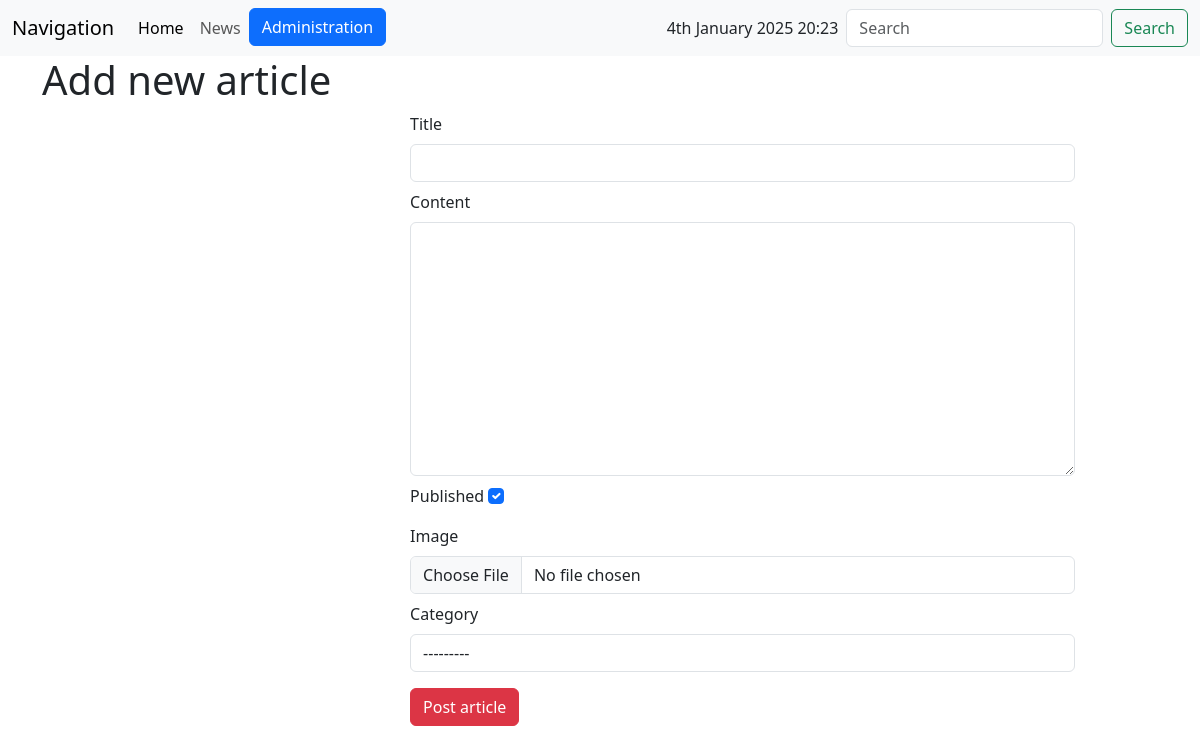
Before: /news/news/add-article with the older database file.
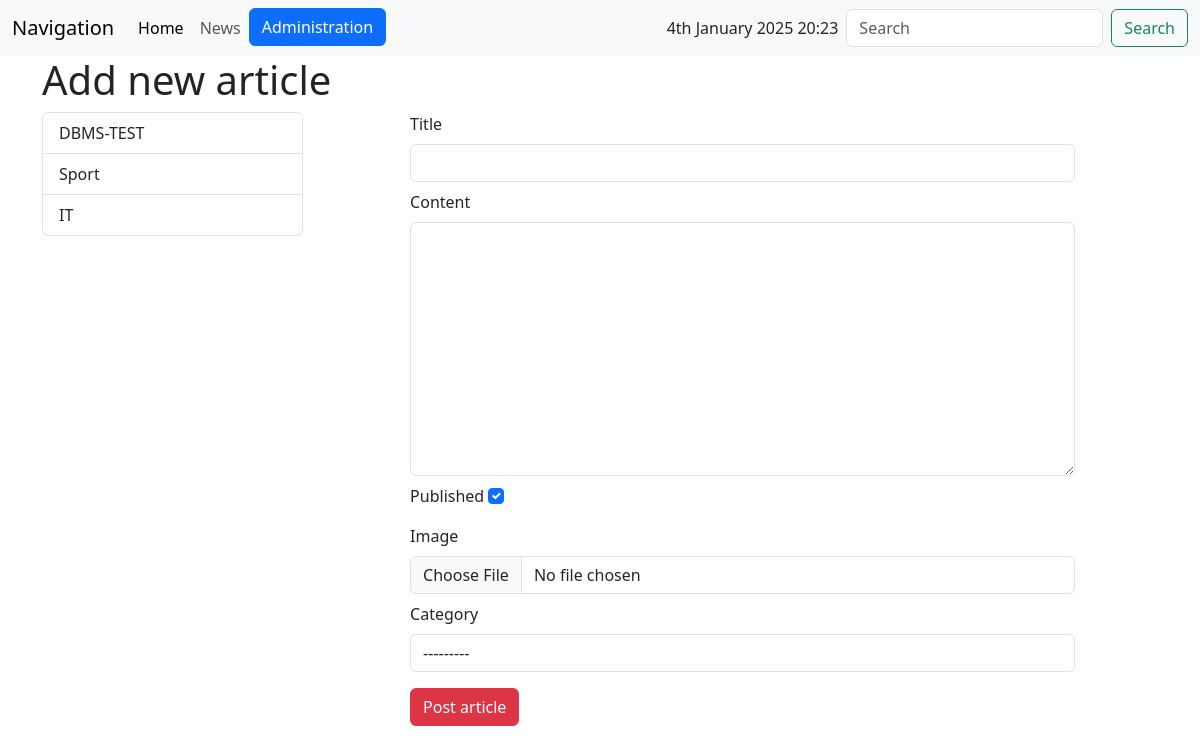
After: the same page with the newer database file.
### news/models.py (models this page shows)
class Category(models.Model):
    name = models.CharField('Category name', max_length=50, db_index=True)
    def __str__(self):
        return self.name
    def get_absolute_url(self):
        return reverse_lazy('category', kwargs={"pk": self.pk})
    class Meta:
        verbose_name='Category'
        verbose_name_plural='Categories'
        ordering=['pk']

### news/views.py (the view)
# urls.py: path('news/add-article', add_article, name="add_article")
def add_article(request):
    if request.method == 'POST':
        form = ArticleForm(request.POST)
        if form.is_valid():
            article = form.save()
            return redirect(article.get_absolute_url())
    else:
        form = ArticleForm()
    data = {
        'form': form,
    }
    return render(request, 'news/add_article.html', data)

### news/form.py
class ArticleForm(forms.ModelForm):
    class Meta:
        model = Article
        fields = ['title', 'content', 'is_published', 'image', 'category']
        widgets = {
            'title': forms.TextInput(attrs={
                'class': 'form-control',
            }),
            'content': forms.Textarea(attrs={
                'class': 'form-control',
            }),
            'image': forms.FileInput(attrs={
                'class': 'form-control',
                'type': 'file',
            }),
            'is_published': forms.CheckboxInput(attrs={
                'class': 'form-check-input',
            }),
            'category': forms.Select(attrs={
                'class': 'form-control',
            }),
        }

### news/templatetags/news_tags.py (called while the page is built)
@register.simple_tag()
def get_all_categories():
    return Category.objects.all()

@register.inclusion_tag('news/list_categories.html')
def show_all_categories(selected_category=None):
    categories = Category.objects.all()
    return {'categories': categories, 'selected_category': selected_category}

### news/templates/news/add_article.html (shortened to what this page needs)
{% extends 'base.html' %}
{% block main %}
<div class="container">
    <div class="row">
        <h1>Add new article</h1>
        <div class="col-md-3">
            {% include 'inc/_categories.html' %}
        </div>
        <div class="col-md-9 mb-2">
            <div class="news_form">
                <form action="{% url 'add_article' %}" method="post" class="add_form">
                    {% for field in form %}
                        <div class="form-group {% if forloop.counter != 1 %} mt-2 {% endif %}">
                            <label for="{{field.id_for_label}}" class="form-label">{{field.label}}</label>
                            {{ field }}
                        </div>
                    {% endfor %}
                    <button type="submit" class="btn btn-danger mt-3">Post article</button>
                </form>
            </div>
        </div>
    </div>
</div>
{% endblock %}

### templates/inc/_categories.html
{% load news_tags %}
<div class="list-group">
    {% get_all_categories as categories %}
    {% for category in categories %}
        <a
          href="{{ category.get_absolute_url }}"
          class="list-group-item list-group-item-action {% if selected_category.pk == category.pk %} active {% endif %} "
        >
          {{ category.name }}
        </a>
    {% endfor %}
</div>

Changed rows visible on the page:
added Category: name "DBMS-TEST"
added Category: name "Sport"
added Category: name "IT"
